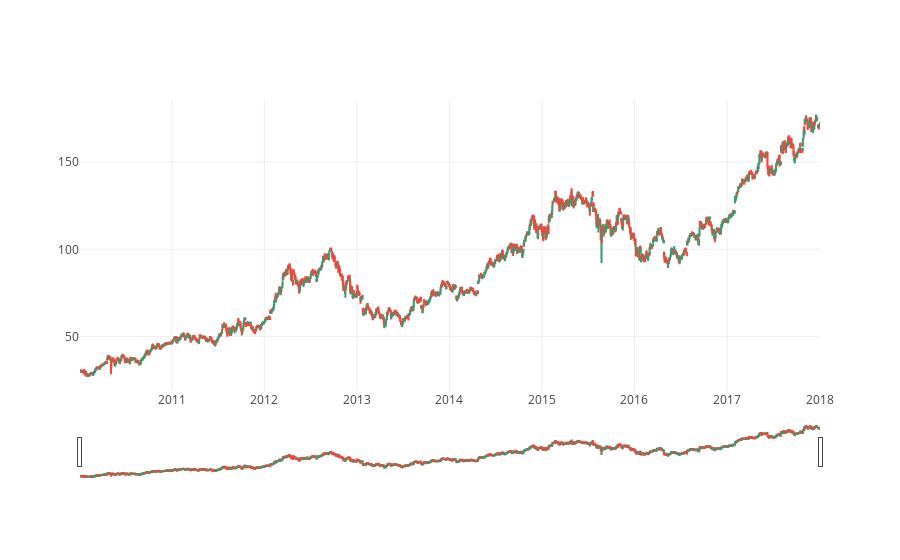

The notebook cell this image was saved under:
### Code cell
import plotly

import plotly.plotly as py
import plotly.graph_objs as go

from plotly.offline import download_plotlyjs, init_notebook_mode, plot, iplot

init_notebook_mode(connected=True)

import pandas_datareader.data as web
from datetime import datetime

df = web.DataReader("aapl", 'yahoo')

trace = go.Candlestick(x=df.index,
                       open=df.Open,
                       high=df.High,
                       low=df.Low,
                       close=df.Close)
data = [trace]
iplot(data, filename='simple_candlestick')

### Figure 1 — Plotly figure (JSON) as saved in the notebook; plotly's stock layout.template omitted (floating-point values rounded to 4 significant figures; data arrays with more than 128 entries replaced by an {"elided": "..."} marker saying what was removed)
{"data": [{"close": {"elided": "2014 float values"}, "high": {"elided": "2014 float values"}, "low": {"elided": "2014 float values"}, "open": {"elided": "2014 float values"}, "type": "candlestick", "x": {"elided": "2014 str values"}}], "layout": {}}
